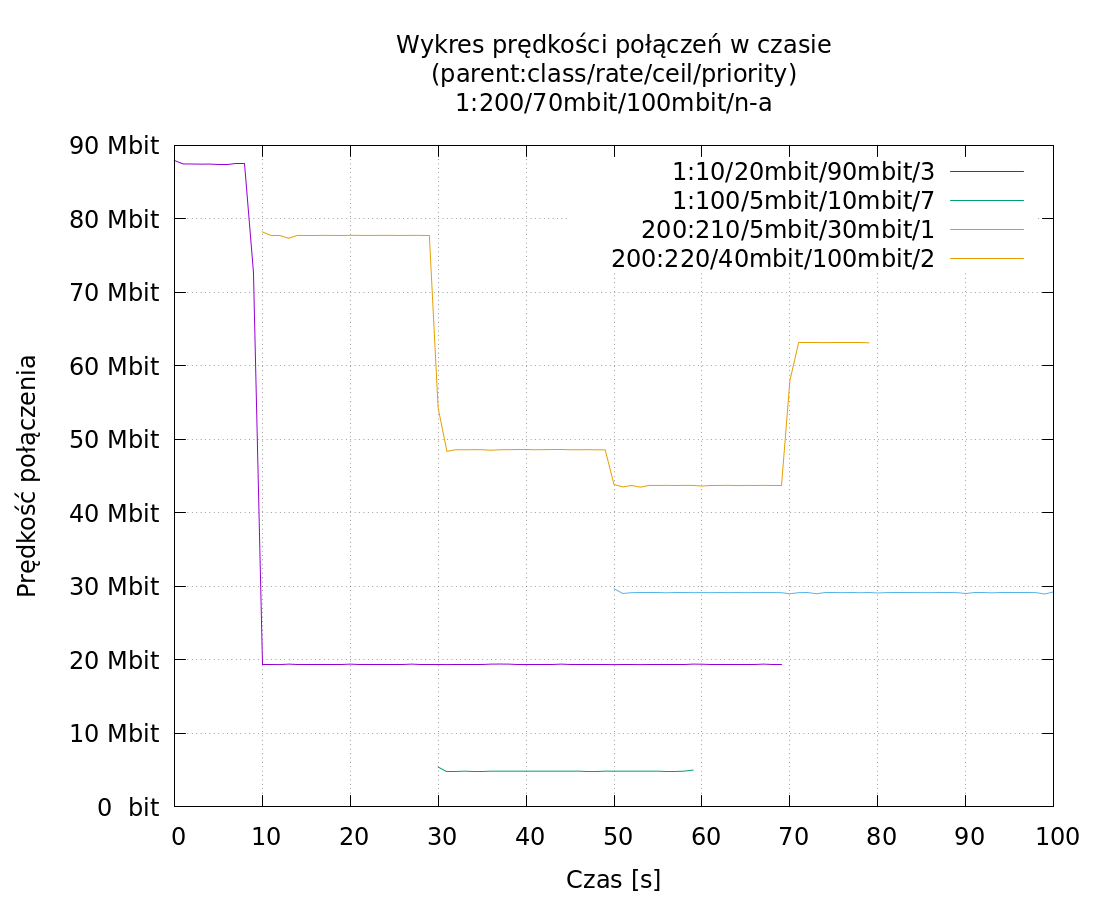

gnuplot code for this plot:
set term pngcairo size 1100,900 font "Helvetica Neue,18" rounded
set output "plot.png"

set style data lines
set boxwidth 0.9
set key top right

set yrange [0:100e6]
set xrange [0:100]

set title "Wykres prędkości połączeń w czasie\n(parent:class/rate/ceil/priority)\n1:200/70mbit/100mbit/n-a"
set xlabel 'Czas [s]'
set ylabel 'Prędkość połączenia'
# Convert bits to megabits
set format y '%.0s %cbit'

set grid xtics ytics
set xtics autofreq 10
set ytics autofreq 10e6


FILES = system("find data/ -type f")
TITLES = "1:10/20mbit/90mbit/3 1:100/5mbit/10mbit/7 200:210/5mbit/30mbit/1 200:220/40mbit/100mbit/2"

plot for [i=1:words(FILES)] word(FILES,i) title word(TITLES,i)